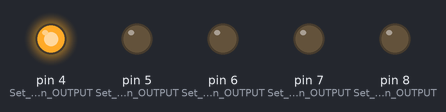
This sketch was run on a simulated Arduino Uno, built with avr-gcc and run on an emulated ATmega328P. Parts: output pins drawn as LEDs (lit = HIGH).

Above: at 0.2 s.
At 1.2 s:
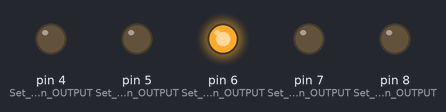
At 1.7 s:
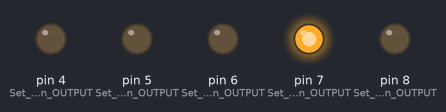
At 3.2 s:
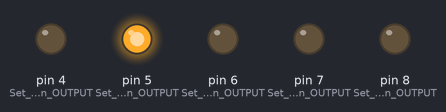
At 4.7 s:
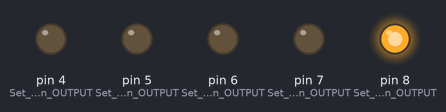
Timing chart, 0 to 5.8 s (numbered marks = the images above):
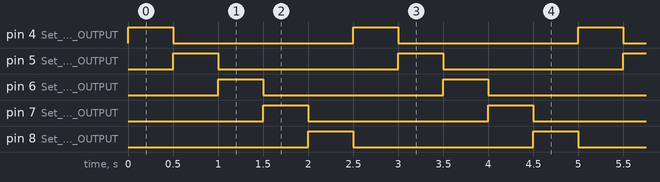

Measured:
- by itself, pin 4 (Set_pin_D4_as_an_OUTPUT), pin 5 (Set_pin_D5_as_an_OUTPUT), pin 6 (Set_pin_D6_as_an_OUTPUT), pin 7 (Set_pin_D7_as_an_OUTPUT), pin 8 (Set_pin_D8_as_an_OUTPUT): alternates HIGH for 0.50 s and LOW for 2.0 s
- by itself, everything shown: repeats every 2.5 s, in 6 steps

The sketch:

Sandbox_02_MultiBlink.ino
```cpp
// Sandbox 02: Multi-Blink

/* Large arrays of LEDs are often used to create massive outdoor signs and
   animations because they're both bright and efficient. While we don't have the
   millions of LED pixels that a display in Times Square might have, we can
   still create some fun patterns with the Digital Sandbox.

   This experiment introduces the pinMode([pin], [INPUT/OUTPUT]) function.

   It also explores the subject of PINs. Pins are all uniquely numbered, and
   each input or output component on the Sandbox is labeled with the pin number
   it's connected to -- that's the D2, D4, D11, A1, etc. lettering next to each
   LED, switch and sensor.

   When we call a pinMode or digitalWrite function, we always have to declare
   which pin we want to control. That's usually done with the literal value
   (e.g. 4, 13, 8, etc) of the pin
*/

// The setup function will allow us to set the mode of each pin to OUTPUT.
void setup()
{
	pinMode(4, OUTPUT);	// Set pin D4 as an OUTPUT
	pinMode(5, OUTPUT);	// Set pin D5 as an OUTPUT
	pinMode(6, OUTPUT);	// Set pin D6 as an OUTPUT
	pinMode(7, OUTPUT);	// Set pin D7 as an OUTPUT
	pinMode(8, OUTPUT);	// Set pin D8 as an OUTPUT
}

// The loop function will be used to blink each of our LEDs in succession.
void loop()
{
	digitalWrite(4, HIGH);	// Turn the D4 LED on (HIGH)
	delay(500);				// Wait half a second (500 ms)
	digitalWrite(4, LOW);	// Turn the D4 LED off (LOW)

	digitalWrite(5, HIGH);	// Turn the D5 LED on (HIGH)
	delay(500);				// Wait half a second (500 ms)
	digitalWrite(5, LOW);	// Turn the D5 LED off (LOW)

	digitalWrite(6, HIGH);	// Turn the D6 LED on (HIGH)
	delay(500);				// Wait half a second (500 ms)
	digitalWrite(6, LOW);	// Turn the D6 LED off (LOW)

	digitalWrite(7, HIGH);	// Turn the D7 LED on (HIGH)
	delay(500);				// Wait half a second (500 ms)
	digitalWrite(7, LOW);	// Turn the D7 LED off (LOW)

	digitalWrite(8, HIGH);	// Turn the D8 LED on (HIGH)
	delay(500);				// Wait half a second (500 ms)
	digitalWrite(8, LOW);	// Turn the D8 LED off (LOW)
}
```
